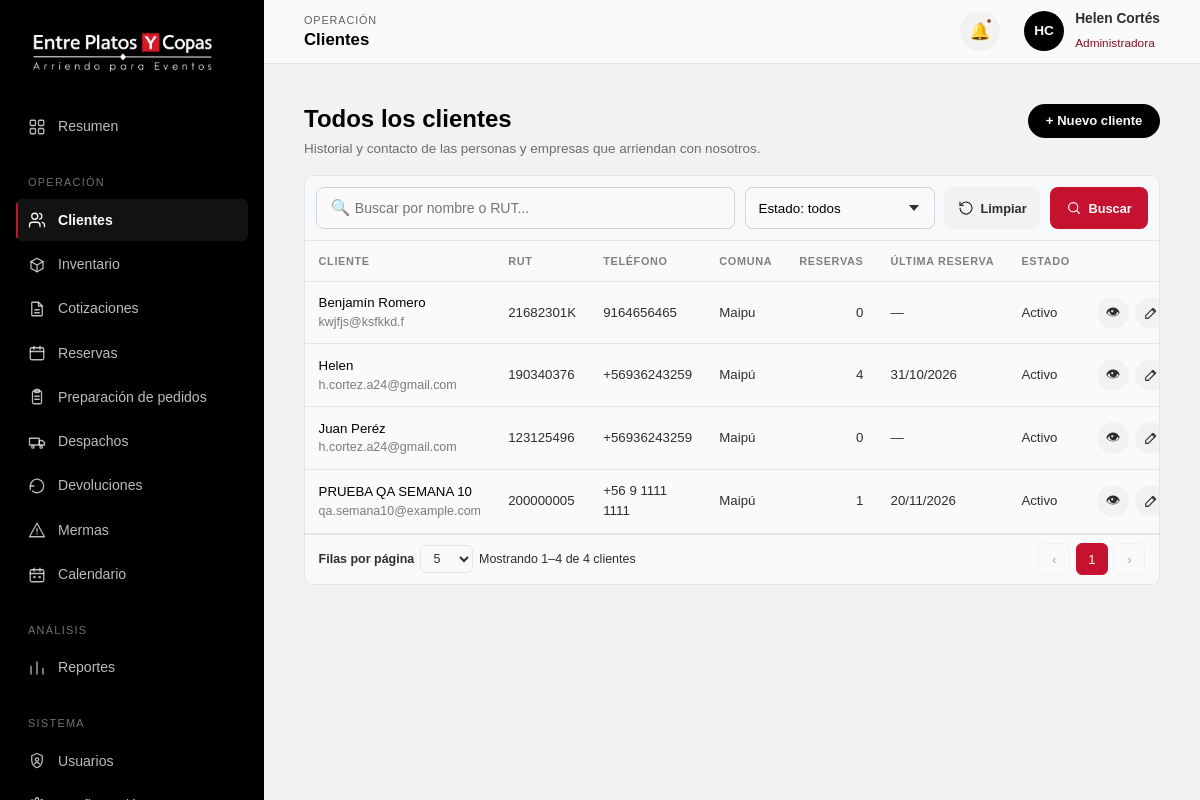
Page /gestion/clientes/ (signed in) on the committed database.
### Inventario/models.py (models this page shows, shortened)
class Cliente(models.Model):
    negocio = models.ForeignKey(
        Negocio,
        on_delete=models.CASCADE,
        related_name="clientes"
    )
    rut = models.CharField(max_length=20, blank=True)
    nombre = models.CharField(max_length=100)
    apellido = models.CharField(max_length=100, blank=True)
    telefono = models.CharField(max_length=30, blank=True)
    email = models.EmailField(max_length=150, blank=True)
    direccion = models.CharField(max_length=255, blank=True)
    comuna = models.CharField(max_length=100, blank=True)
    observaciones = models.TextField(blank=True)
    activo = models.BooleanField(default=True)
    fecha_creacion = models.DateTimeField(auto_now_add=True)
    fecha_actualizacion = models.DateTimeField(auto_now=True)
    class Meta:
        db_table = "cliente"
        constraints = [
            models.UniqueConstraint(
                fields=["negocio", "rut"],
                condition=~Q(rut=""),
                name="cliente_rut_unico_por_negocio"
            )
        ]

### Inventario/views.py (the view, shortened to what this page needs)
@solo_administrador
def gestion_clientes(request):
    negocio = obtener_negocio()
    clientes = list(
        Cliente.objects
        .filter(negocio=negocio)
        .order_by("nombre", "apellido")
    )
    servicios = list(
        Servicio.objects
        .filter(negocio=negocio)
        .only("id", "cliente_id", "fecha_evento")
    )
    conteos = {}
    ultimas_fechas = {}
    for servicio in servicios:
        conteos[servicio.cliente_id] = (
            conteos.get(servicio.cliente_id, 0) + 1
        )
        if servicio.fecha_evento:
            actual = ultimas_fechas.get(servicio.cliente_id)
            if actual is None or servicio.fecha_evento > actual:
                ultimas_fechas[servicio.cliente_id] = servicio.fecha_evento
    for cliente in clientes:
        cliente.servicios_count = conteos.get(cliente.id, 0)
        cliente.ultima_reserva = ultimas_fechas.get(cliente.id)
    return render(
        request,
        "clientes.html",
        {
            "clientes": clientes,
        },
    )

### Inventario/views.py (called while the page is built)
def obtener_negocio():
    return Negocio.objects.filter(activo=True).order_by("id").first()

### gestion/templates/clientes.html (shortened to what this page needs)
{% load static %}
<!DOCTYPE html>
<html lang="es">
<head>
<link rel="stylesheet" href="{% static 'css/admin.css' %}?v=clients-edit-1">
</head>
<body class="clients-page">
<div class="admin-shell">
  <aside class="admin-sidebar" id="admin-sidebar">
    <div class="sidebar-brand">
      <a href="{% url 'index' %}"><img src="{% static 'images/logo2.jpg' %}" alt="Entre Platos y Copas"></a>
    </div>
    <nav class="sidebar-nav">
      <a href="{% url 'inicio' %}" class="sidebar-link"><span class="nav-icon"></span><span class="nav-label">Resumen</span></a>
      <span class="sidebar-group-label">Operación</span>
      <a href="{% url 'gestion_clientes' %}" class="sidebar-link"><span class="nav-icon"></span><span class="nav-label">Clientes</span></a>
      <a href="{% url 'gestion_inventario' %}" class="sidebar-link"><span class="nav-icon"></span><span class="nav-label">Inventario</span></a>
      <a href="{% url 'gestion_cotizaciones' %}" class="sidebar-link"><span class="nav-icon"></span><span class="nav-label">Cotizaciones</span></a>
      <a href="{% url 'gestion_reservas' %}" class="sidebar-link"><span class="nav-icon"></span><span class="nav-label">Reservas</span></a>
      <a href="{% url 'gestion_preparacion' %}" class="sidebar-link"><span class="nav-icon"></span><span class="nav-label">Preparación de pedidos</span></a>
      <a href="{% url 'gestion_despachos' %}" class="sidebar-link"><span class="nav-icon"></span><span class="nav-label">Despachos</span></a>
      <a href="{% url 'gestion_devoluciones' %}" class="sidebar-link"><span class="nav-icon"></span><span class="nav-label">Devoluciones</span></a>
      <a href="{% url 'gestion_mermas' %}" class="sidebar-link"><span class="nav-icon"></span><span class="nav-label">Mermas</span></a>
      <a href="{% url 'gestion_calendario' %}" class="sidebar-link"><span class="nav-icon"></span><span class="nav-label">Calendario</span></a>
      <span class="sidebar-group-label">Análisis</span>
      <a href="{% url 'gestion_reportes' %}" class="sidebar-link"><span class="nav-icon"></span><span class="nav-label">Reportes</span></a>
      <span class="sidebar-group-label">Sistema</span>
      <a href="{% url 'gestion_usuarios' %}" class="sidebar-link"><span class="nav-icon"></span><span class="nav-label">Usuarios</span></a>
      <a href="{% url 'gestion_configuracion' %}" class="sidebar-link"><span class="nav-label"></span></a>
    </nav>
  </aside>
  <div class="admin-main">
    <header class="admin-topbar">
      <div style="display:flex;align-items:center;gap:1rem;">
        <div class="topbar-title">
          <span class="eyebrow">Operación</span>
          <h1>Clientes</h1>
        </div>
      </div>
      <div class="topbar-actions">
        <button class="icon-btn" aria-label="Notificaciones"><span class="dot"></span>🔔</button>
        <div class="topbar-user">
          <div class="user-avatar">HC</div>
          <div class="user-info"><strong>Helen Cortés</strong><span>Administradora</span></div>
        </div>
      </div>
    </header>
    <main class="admin-content clients-content">
      <div class="page-head">
        <div>
          <h1>Todos los clientes</h1>
          <p>Historial y contacto de las personas y empresas que arriendan con nosotros.</p>
        </div>
        <div class="page-head-actions">
          <button class="btn btn-primary" id="btn-nuevo-cliente">+ Nuevo cliente</button>
        </div>
      </div>
      <div class="client-directory">
      <form class="client-search-panel" id="clientes-filter-form">
        <div class="search-field">
          <span class="icon">🔍</span>
          <input type="search" id="cli-search" placeholder="Buscar por nombre o RUT...">
        </div>
        <select class="select-filter" id="cli-estado" aria-label="Filtrar por estado">
          <option value="">Estado: todos</option>
        </select>
        <button type="reset" class="btn btn-ghost btn-sm">
          <svg viewBox="0 0 24 24" fill="none" stroke="currentColor" stroke-width="1.8" stroke-linecap="round" stroke-linejoin="round" aria-hidden="true"><path d="M3 12a9 9 0 1 0 2.64-6.36L3 8"/><path d="M3 3v5h5"/></svg>
          Limpiar
        </button>
        <button type="submit" class="btn btn-accent btn-sm">
          <svg viewBox="0 0 24 24" fill="none" stroke="currentColor" stroke-width="1.8" stroke-linecap="round" stroke-linejoin="round" aria-hidden="true"><circle cx="10.8" cy="10.8" r="6.8"/><path d="m16 16 4.2 4.2"/></svg>
          Buscar
        </button>
      </form>
      <div class="table-wrap client-table-wrap">
        <table class="data-table">
          <thead>
            <tr>
              <th>Cliente</th><th>RUT</th><th>Teléfono</th><th>Comuna</th>
              <th class="cell-num">Reservas</th><th>Última reserva</th><th>Estado</th><th></th>
            </tr>
          </thead>
          <tbody id="cli-tbody">
{% for cliente in clientes %}
<tr data-cliente data-nombre="{{ cliente.nombre }} {{ cliente.apellido }}" data-rut="{{ cliente.rut }}" data-estado="{% if cliente.activo %}Activo{% else %}Inactivo{% endif %}">
  <td><a class="cell-strong" href="{% url 'gestion_cliente' cliente.id %}">{{ cliente.nombre }} {{ cliente.apellido }}</a><div class="cell-muted">{{ cliente.email }}</div></td>
  <td>{{ cliente.rut|default:"—" }}</td>
  <td>{{ cliente.telefono|default:"—" }}</td>
  <td>{{ cliente.comuna|default:"—" }}</td>
  <td class="cell-num">{{ cliente.servicios_count|default:"0" }}</td>
  <td>{{ cliente.ultima_reserva|date:"d/m/Y"|default:"—" }}</td>
  <td><span class="status-pill {% if cliente.activo %}is-success{% else %}is-muted{% endif %}">{% if cliente.activo %}Activo{% else %}Inactivo{% endif %}</span></td>
  <td>
    <div class="table-actions">
      <a class="icon-btn" href="{% url 'gestion_cliente' cliente.id %}" title="Ver cliente">👁</a>
      <a class="icon-btn icon-btn--edit" href="{% url 'gestion_cliente' cliente.id %}?editar=1" title="Editar cliente" aria-label="Editar cliente"><svg viewBox="0 0 24 24" fill="none" stroke="currentColor" stroke-width="1.7" stroke-linecap="round" stroke-linejoin="round" aria-hidden="true"><path d="M4 20h4L19 9l-4-4L4 16v4z"/><path d="M13.5 6.5l4 4"/></svg></a>
    </div>
  </td>
</tr>
{% empty %}
<tr><td colspan="8" class="empty-state">No hay clientes registrados.</td></tr>
{% endfor %}
</tbody>
        </table>
      </div>
      <footer class="client-pagination" id="cli-pagination">
        <div class="client-pagination-meta">
          <label for="cli-page-size">Filas por página</label>
          <select id="cli-page-size">
            <option value="5" selected>5</option>
          </select>
          <span id="cli-page-summary" aria-live="polite"></span>
        </div>
        <nav class="client-pagination-controls" aria-label="Páginas de clientes">
          <button type="button" id="cli-page-previous" aria-label="Página anterior" disabled>
            <span aria-hidden="true">‹</span>
          </button>
          <div class="client-page-numbers" id="cli-page-numbers"></div>
          <button type="button" id="cli-page-next" aria-label="Página siguiente" disabled>
            <span aria-hidden="true">›</span>
          </button>
        </nav>
      </footer>
      </div>
    </main>
  </div>
</div>
</body>
</html>

### rows in the picture
Cliente: nombre "Benjamín", apellido "Romero", email "kwjfjs@ksfkkd.f", rut "21682301K", telefono "9164656465", comuna "Maipu", servicios_count "0", ultima_reserva "—", activo "Activo"
Cliente: nombre "Helen", email "h.cortez.a24@gmail.com", rut "190340376", telefono "+56936243259", comuna "Maipú", servicios_count "4", ultima_reserva "31/10/2026", activo "Activo"
Cliente: nombre "Juan", apellido "Peréz", email "h.cortez.a24@gmail.com", rut "123125496", telefono "+56936243259", comuna "Maipú", servicios_count "0", ultima_reserva "—", activo "Activo"
Cliente: nombre "PRUEBA", apellido "QA SEMANA 10", email "qa.semana10@example.com", rut "200000005", telefono "+56 9 1111 1111", comuna "Maipú", servicios_count "1", ultima_reserva "20/11/2026", activo "Activo"
